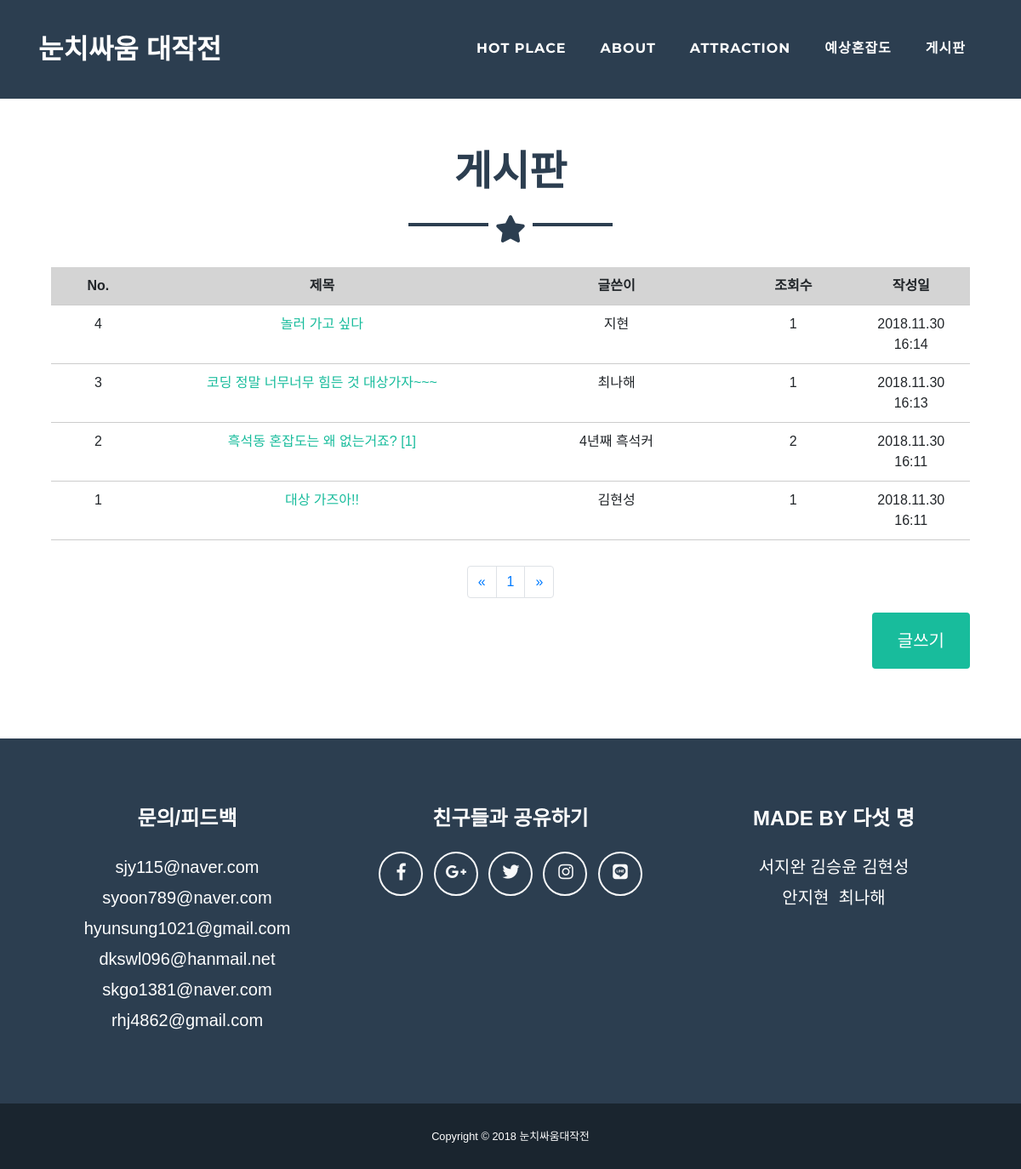
/board/1, run on the app's committed database.
### app.py (models this page shows)
class Post(db.Model): # db.Model을 상속받은 것
    __tablename__ = "posts"                         # DB 내에서의 table 이름
    id = db.Column(db.Integer, primary_key=True)    # sql문과 비슷한 형식!!
    name = db.Column(db.String, nullable=False)
    title = db.Column(db.String, nullable=False)
    password = db.Column(db.String, nullable=False)
    content = db.Column(db.String, nullable=False)
    count = db.Column(db.Integer, nullable=False)
    date = db.Column(db.String, nullable=False)
    date_update = db.Column(db.String, nullable=False)

### app.py (the view)
@app.route("/board/<int:page>")     # int형식의 page변수의 값을 url에서 받아옴
def board(page):
    posts = Post.query.all()    # 리스트 형태로 반환됨!!
    comments = Comment.query.all()
    comment_count = {}
    for p in posts:
        count = 0
        for c in comments:
            if p.id == c.post_id:
                count += 1
        comment_count[p] = count
    if len(posts) % 10 != 0:
        numpage = (len(posts) // 10) + 1  # 한 페이지에 10개의 게시글만 오게 하고 나머지는 다음 쪽수로 넘겨야 볼수 있게!
    else:
        numpage = (len(posts) // 10)    # 만약 10개의 게시글이 존재한다면 1쪽만 있게 하기 위해
    numpage = range(1, numpage+1, 1)    # 넘길 때 리스트 형태로 넘김
    end = (len(posts)) - (10*(page - 1))
    start = end - 10
    if (len(posts) - 10*page) <= 0:  # 이 페이지가 마지막일 때
        posts = posts[0:len(posts)-10*(page-1)]   # 있는 것까지만 보여주기
    else:
        posts = posts[start:end]
    if len(posts) >= 2:  # 최근것부터 나와야 하기 때문
        posts = reversed(posts)
    return render_template("board.html", posts=posts, comment_count=comment_count, numpage=numpage, page=page)

### templates/board.html (shortened to what this page needs)
<!DOCTYPE html>
<html lang="en">
  <head>
    <link href="../static/vendor/bootstrap/css/bootstrap.min.css" rel="stylesheet">
    <link href="../static/vendor/fontawesome-free/css/all.min.css" rel="stylesheet" type="text/css">
    <link href="../static/vendor/magnific-popup/magnific-popup.css" rel="stylesheet" type="text/css">
    <link href="../static/css/freelancer.min.css" rel="stylesheet">
  </head>
  <body id="page-top">
    <nav class="navbar navbar-expand-lg bg-secondary fixed-top text-uppercase" id="mainNav">
      <div class="container">
        <a class="navbar-brand js-scroll-trigger" href="/">눈치싸움 대작전</a>
        <div class="collapse navbar-collapse" id="navbarResponsive">
          <ul class="navbar-nav ml-auto">
            <li class="nav-item mx-0 mx-lg-1">
              <a class="nav-link py-3 px-0 px-lg-3 rounded js-scroll-trigger" href="/#portfolio">Hot Place</a>
            </li>
            <li class="nav-item mx-0 mx-lg-1">
              <a class="nav-link py-3 px-0 px-lg-3 rounded js-scroll-trigger" href="/#about">About</a>
            </li>
            <li class="nav-item mx-0 mx-lg-1">
              <a class="nav-link py-3 px-0 px-lg-3 rounded js-scroll-trigger" href="/#contact">Attraction</a>
            </li>
            <li class="nav-item mx-0 mx-lg-1">
              <a class="nav-link py-3 px-0 px-lg-3 rounded js-scroll-trigger" href="/predict">예상혼잡도</a>
            </li>
            <li class="nav-item mx-0 mx-lg-1">
              <a class="nav-link py-3 px-0 px-lg-3 rounded js-scroll-trigger" href="/board/1">게시판</a>
            </li>
          </ul>
        </div>
      </div>
    </nav>
    <br><br><br>
    <section class="portfolio" id="portfolio">
      <div class="container">
        <h2 class="text-center text-uppercase text-secondary mb-0">게시판</h2>
        <hr class="star-dark mb-5">
      </div>
      <table class="type09" width="90%" align="center">
        <tr>
    		  <th scope="cols" id= "box1" style="width:8%">No.</th>
    		  <th scope="cols" id= "box1" style="width:30%">제목</th>
    		  <th scope="cols" id= "box1" style="width:20%">글쓴이</th>
    		  <th scope="cols" id= "box1" style="width:10%">조회수</th>
    		  <th scope="cols" id= "box1" style="width:10%">작성일</th>
  		  </tr>
		    {% for p in posts %}
            <tr align="center">
              <td scope="row">{{ p.id }}</td></td>
              <td scope="row"><a href="/read/{{ p.id }}">{{ p.title }}
                {% if comment_count[p] != 0 %}
                 [{{ comment_count[p] }}]
                {% endif %}
              </a></td>
              <td scope="row">{{ p.name }}</td>
              <td scope="row">{{ p.count }}</td>
              <td scope="row">{{ p.date }}</td>
            </tr>
       {% endfor %}
      </table>
      <br>
      <table align="center">
        <tr><td colspan="5">
          <ul class="pagination" style="text-align:center;">
            <li class="page-item">
              <button class="page-link" aria-label="Previous" onClick='page_previous();'>
                <span aria-hidden="true">&laquo;</span>
              </button>
            </li>
            {% for i in numpage %}
              <li class="page-item"><a class="page-link" href="/board/{{ i }}">{{ i }}</a></li>
            {% endfor %}
            <li class="page-item">
              <button class="page-link" aria-label="Next" onClick='page_next();'>
                <span aria-hidden="true">&raquo;</span>
              </button>
            </li>
          </ul>
        </td></tr>
      </table>
      <form method="get" action="/write" align="right" style="width:95%">
        <div class="form-group">
          <button type="submit" class="btn btn-primary btn-xl" id="sendMessageButton">글쓰기</button>
        </div>
      </form>
    </section>
    <footer class="footer text-center">
      <div class="container">
        <div class="row">
          <div class="col-md-4 mb-5 mb-lg-0">
            <h4 class="text-uppercase mb-4">문의/피드백</h4>
            <p class="lead mb-0">
              sjy115@naver.com<br>
              syoon789@naver.com<br>
              hyunsung1021@gmail.com<br>
              dkswl096@hanmail.net<br>
              skgo1381@naver.com<br>
              rhj4862@gmail.com
            </p>
          </div>
          <div class="col-md-4 mb-5 mb-lg-0">
            <h4 class="text-uppercase mb-4">친구들과 공유하기</h4>
            <ul class="list-inline mb-0">
              <li class="list-inline-item">
                <a class="btn btn-outline-light btn-social text-center rounded-circle" href="https://www.facebook.com/">
                  <i class="fab fa-fw fa-facebook-f"></i>
                </a>
              </li>
              <li class="list-inline-item">
                <a class="btn btn-outline-light btn-social text-center rounded-circle" href="https://plus.google.com/">
                  <i class="fab fa-fw fa-google-plus-g"></i>
                </a>
              </li>
              <li class="list-inline-item">
                <a class="btn btn-outline-light btn-social text-center rounded-circle" href="https://twitter.com/">
                  <i class="fab fa-fw fa-twitter"></i>
                </a>
              </li>
              <li class="list-inline-item">
                <a class="btn btn-outline-light btn-social text-center rounded-circle" href="https://www.instagram.com/">
                  <i class="fab fa-fw fa-instagram"></i>
                </a>
              </li>
              <li class="list-inline-item">
                <a class="btn btn-outline-light btn-social text-center rounded-circle" href="https://line.me/">
                  <i class="fab fa-line"></i>
                </a>
              </li>
            </ul>
          </div>
          <div class="col-md-4">
            <h4 class="text-uppercase mb-4">made by 다섯 명</h4>
            <p class="lead mb-0">서지완 김승윤 김현성 <br> 안지현&nbsp; 최나해 <br></p>
          </div>
        </div>
      </div>
    </footer>
    <div class="copyright py-4 text-center text-white">
      <div class="container">
        <small>Copyright &copy; 2018 눈치싸움대작전 </small>
      </div>
    </div>
  </body>
</html>

### templates/board.html (style rules this page uses)
#box1 { text-align: center; }
table.type09 { border-collapse: collapse; text-align: left; line-height: 1.5; }
table.type09 tbody th { width: 150px; padding: 10px; font-weight: bold; vertical-align: top; border-bottom: 1px solid #ccc; background: #d4d4d4; }
table.type09 td { width: 350px; padding: 10px; vertical-align: top; border-bottom: 1px solid #ccc; }
body, h1, h2, h3, h4, h5, h6 { font-family: "Raleway", sans-serif }
body, html { height: 100%; line-height: 1.8; }

### data on the page
Post: id "4", title "놀러 가고 싶다", name "지현", count "1", date "2018.11.30 16:14"
Post: id "3", title "코딩 정말 너무너무 힘든 것 대상가자~~~", name "최나해", count "1", date "2018.11.30 16:13"
Post: id "2", title "흑석동 혼잡도는 왜 없는거죠?", comment_count "1", name "4년째 흑석커", count "2", date "2018.11.30 16:11"
Post: id "1", title "대상 가즈아!!", name "김현성", count "1", date "2018.11.30 16:11"

### other printed values
{{ i }} "1"
